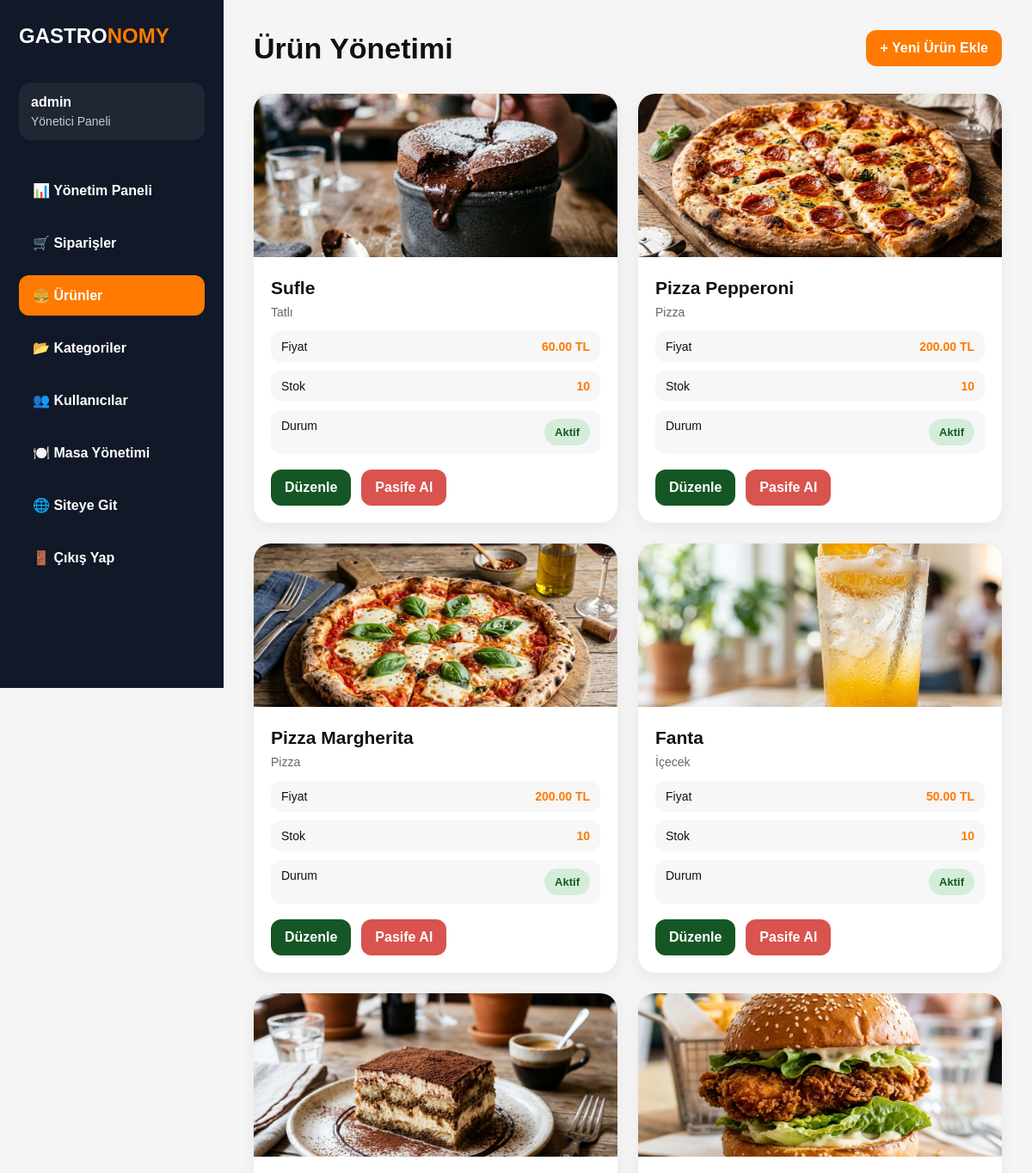
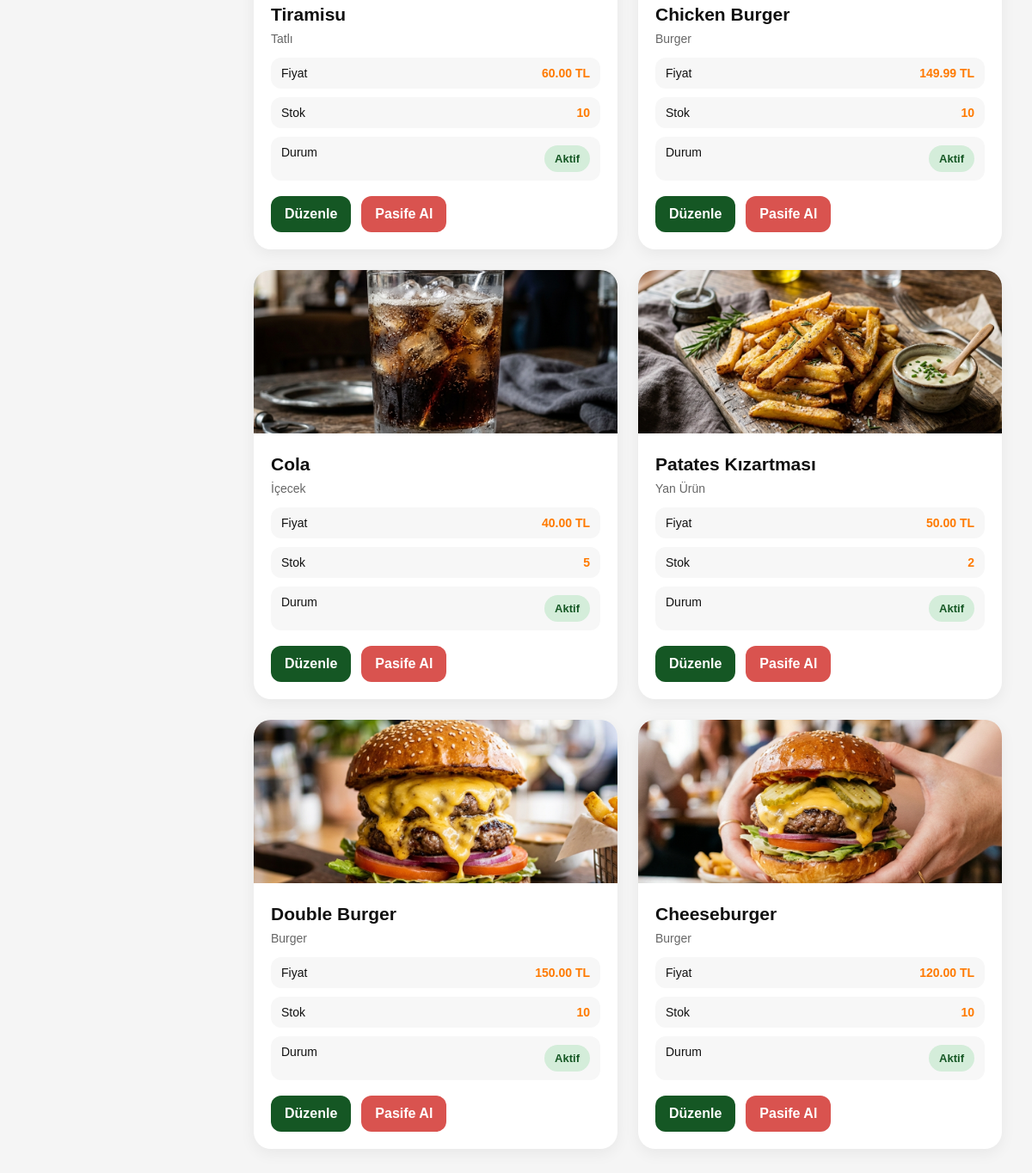
Page /urunleri-yonet.php (signed in) on the earlier database version (2 pictures, top to bottom).
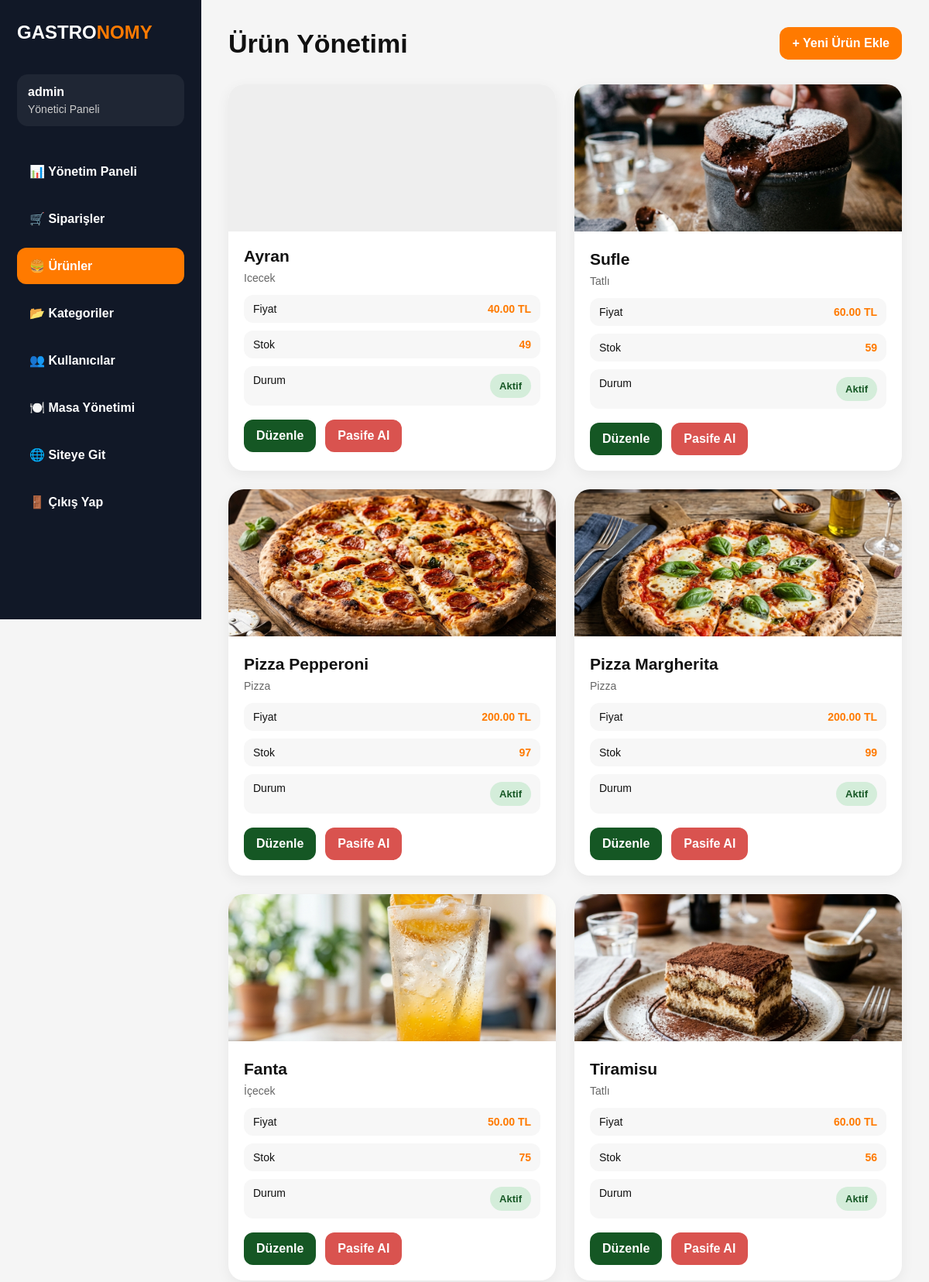
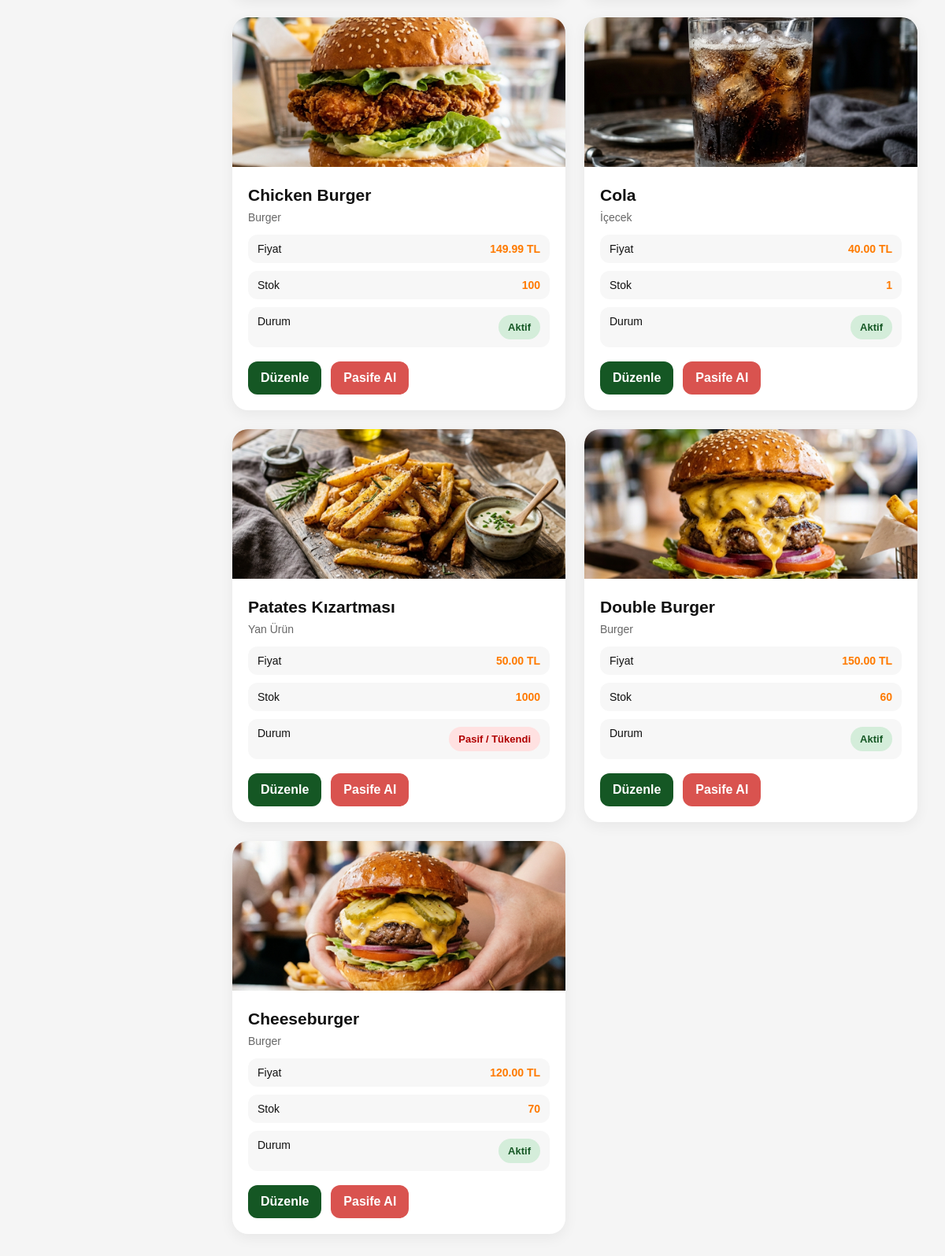
Same page on the later database version (2 pictures, top to bottom).
### tables this page shows
CREATE TABLE `urunler` (
  `id` int(11) NOT NULL,
  `urun_adi` varchar(100) NOT NULL,
  `kategori` varchar(50) DEFAULT NULL,
  `aciklama` text DEFAULT NULL,
  `fiyat` decimal(10,2) NOT NULL,
  `gorsel_yolu` varchar(255) DEFAULT NULL,
  `stok_durumu` tinyint(1) DEFAULT 1,
  `stok_miktari` int(11) NOT NULL DEFAULT 10
);

### urunleri-yonet.php (the view, shortened to what this page needs)
<?php
include "db.php";
$result = $conn->query("SELECT * FROM urunler ORDER BY id DESC");
?>
<!DOCTYPE html>
<html lang="tr">
<head>
<link rel="stylesheet" href="assets/css/admin.css">
</head>
<body>
<div class="sidebar">
    <div class="logo">GASTRO<span>NOMY</span></div>
    <div class="admin-info">
        <strong><?php echo htmlspecialchars($_SESSION["admin_username"]); ?></strong>
        <p>Yönetici Paneli</p>
    </div>
    <div class="menu">
        <a href="admin-panel.php">📊 Yönetim Paneli</a>
        <a href="siparisler-admin.php">🛒 Siparişler</a>
        <a class="active" href="urunleri-yonet.php">🍔 Ürünler</a>
        <a href="kategoriler-admin.php">📂 Kategoriler</a>
        <a href="kullanicilar-admin.php">👥 Kullanıcılar</a>
        <a href="masa-yonetimi.php">🍽️ Masa Yönetimi</a>
        <a href="urunler.php">🌐 Siteye Git</a>
        <a href="logout.php">🚪 Çıkış Yap</a>
    </div>
</div>
<div class="main">
    <div class="topbar">
        <h1>Ürün Yönetimi</h1>
        <a class="add-btn" href="urun-ekle.php">+ Yeni Ürün Ekle</a>
    </div>
    <?php if ($result && $result->num_rows > 0): ?>
        <div class="products-grid">
            <?php while($row = $result->fetch_assoc()): ?>
                <div class="product-card">
                    <?php if (!empty($row["gorsel_yolu"])): ?>
                        <img class="product-img" src="<?php echo htmlspecialchars($row["gorsel_yolu"]); ?>" alt="<?php echo htmlspecialchars($row["urun_adi"]); ?>">
                    <?php else: ?>
                        <div class="product-img"></div>
                    <?php endif; ?>
                    <div class="product-body">
                        <div class="product-title">
                            <?php echo htmlspecialchars($row["urun_adi"]); ?>
                        </div>
                        <div class="product-category">
                            <?php echo htmlspecialchars($row["kategori"]); ?>
                        </div>
                        <div class="product-info">
                            <div class="info-row">
                                <span>Fiyat</span>
                                <strong><?php echo number_format((float)$row["fiyat"], 2); ?> TL</strong>
                            </div>
                            <div class="info-row">
                                <span>Stok</span>
                                <strong><?php echo (int)$row["stok_miktari"]; ?></strong>
                            </div>
                            <div class="info-row">
                                <span>Durum</span>
                                <?php if ((int)$row["stok_durumu"] === 1 && (int)$row["stok_miktari"] > 0): ?>
                                    <span class="badge active-badge">Aktif</span>
                                <?php else: ?>
                                    <span class="badge passive-badge">Pasif / Tükendi</span>
                                <?php endif; ?>
                            </div>
                        </div>
                        <div class="actions">
                            <a class="btn edit-btn" href="urun-duzenle.php?id=<?php echo $row["id"]; ?>">Düzenle</a>
                            <a
                                class="btn passive-btn"
                                href="urun-pasif.php?id=<?php echo $row["id"]; ?>"
                                onclick="return confirm('Bu ürün pasife alınsın mı?')"
                            >
                                Pasife Al
                            </a>
                        </div>
                    </div>
                </div>
            <?php endwhile; ?>
        </div>
    <?php else: ?>
        <div class="empty">
            Henüz ürün bulunmuyor.
        </div>
    <?php endif; ?>
</div>
</body>
</html>

### assets/css/admin.css (style rules this page uses)
* { margin:0; padding:0; box-sizing:border-box; }
body { font-family:Arial,sans-serif; background:#f4f5f7; color:#111; display:flex; }
.sidebar { width:260px; min-height:100vh; background:#111827; color:white; padding:28px 22px; position:fixed; left:0; top:0; }
.logo { font-size:28px; font-weight:bold; margin-bottom:40px; }
.logo span { color:#ff7a00; }
.admin-info { background:rgba(255,255,255,0.06); padding:14px; border-radius:14px; margin-bottom:35px; }
.admin-info p { color:#ccc; margin-top:5px; font-size:14px; }
.menu { display:flex; flex-direction:column; gap:14px; }
.menu a { text-decoration:none; color:white; padding:14px 16px; border-radius:12px; transition:0.2s; font-weight:bold; }
.menu a:hover, .menu a.active { background:#ff7a00; }
.main { margin-left:260px; width:calc(100% - 260px); padding:35px; }
.topbar { display:flex; justify-content:space-between; align-items:center; margin-bottom:32px; }
.topbar h1 { font-size:34px; }
.add-btn, .back-link, .action-btn, .btn, button { background:#ff7a00; color:white; text-decoration:none; padding:12px 16px; border-radius:12px; font-weight:bold; border:none; cursor:pointer; transition:0.2s; }
.edit-btn { background:#155724; color:white; }
.passive-btn, .delete-btn { background:#d9534f; color:white; }
.card, .table-box, .order-card, .product-card, .empty { background:white; border-radius:20px; box-shadow:0 5px 18px rgba(0,0,0,0.06); }
.status, .badge { display:inline-block; padding:8px 12px; border-radius:999px; font-size:13px; font-weight:bold; }
.tamamlandi, .active-badge { background:#d4edda; color:#155724; }
.passive-badge { background:#ffe1e1; color:#b00000; }
.products-grid { display:grid; grid-template-columns:repeat(auto-fill,minmax(280px,1fr)); gap:24px; }
.product-card { overflow:hidden; }
.product-img { width:100%; height:190px; object-fit:cover; background:#eee; }
.product-body { padding:20px; }
.product-title { font-size:21px; font-weight:bold; margin-bottom:8px; }
.product-category { color:#666; font-size:14px; margin-bottom:14px; }
.product-info { display:grid; gap:10px; margin-bottom:18px; }
.info-row { display:flex; justify-content:space-between; background:#f7f7f7; padding:10px 12px; border-radius:12px; font-size:14px; }
.info-row strong { color:#ff7a00; }
.actions { display:flex; gap:12px; align-items:center; flex-wrap:wrap; }
* { box-sizing: border-box; }
body { margin: 0; font-family: Arial, sans-serif; background: #f5f5f5; color: #111; }
.logo { font-size: 24px; font-weight: bold; }
.logo span { color: #ff7a00; }

Differences in the rows shown:
added urunler: urun_adi "Ayran", kategori "Icecek", fiyat "40.00", stok_miktari "49", stok_durumu "Aktif"
changed urunler "Sufle": stok_miktari "10" → "59"
changed urunler "Pizza Pepperoni": stok_miktari "10" → "97"
changed urunler "Pizza Margherita": stok_miktari "10" → "99"
changed urunler "Fanta": stok_miktari "10" → "75"
changed urunler "Tiramisu": stok_miktari "10" → "56"
changed urunler "Chicken Burger": stok_miktari "10" → "100"
changed urunler "Cola": stok_miktari "5" → "1"
changed urunler "Patates Kızartması": stok_miktari "2" → "1000"; stok_durumu "Aktif" → "Pasif / Tükendi"
changed urunler "Double Burger": stok_miktari "10" → "60"
changed urunler "Cheeseburger": stok_miktari "10" → "70"
